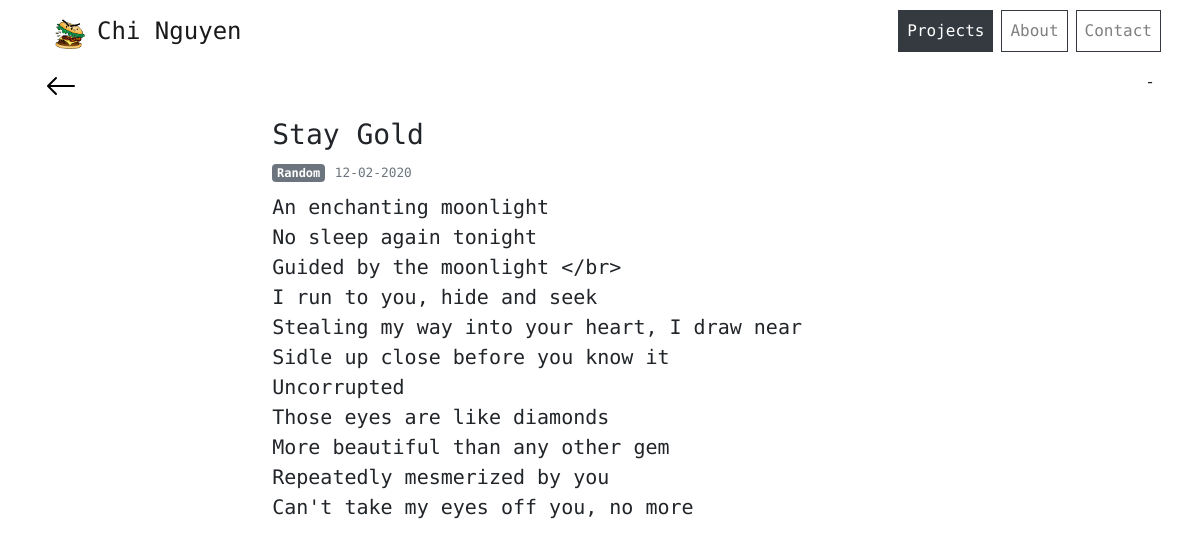
Screenshot of /blogs/2 with the database file from the repository.
### chiblog/Blog/blog_model.py (models this page shows, shortened)
class Blog(db.Model):
    id = db.Column(db.Integer, primary_key=True)
    title = db.Column(db.String(100), nullable=False)
    content = db.Column(db.Text, nullable=False)
    image = db.Column(db.String(20), nullable=True, default = 'default.jpg')
    created_at = db.Column(db.DateTime, nullable = False, default = datetime.utcnow)
    category_id = db.Column(db.Integer, db.ForeignKey('category.id'), nullable=False)
    category = db.relationship('Category', backref= db.backref('blogs', lazy=True))

class Category(db.Model):
    id = db.Column(db.Integer, primary_key=True)
    name = db.Column(db.String(20), default = 'story')

### chiblog/Blog/blog_routes.py (the view)
@blog.route("/blogs/<int:blog_id>")
def one_blog(blog_id):
    blog = Blog.query.get_or_404(blog_id)
    return render_template('oneblog.html', title=blog.title, blog=blog)

### chiblog/templates/oneblog.html (shortened to what this page needs)
{% extends "layout.html" %}
{% block content %}
<div class = "container-fluid padding">
<div class="row">
  <a href="{{ url_for('blog.blogs') }}" class="nohover">
    <svg width="2em" height="2em" viewBox="0 0 16 16" class="bi bi-arrow-left" fill="currentColor" xmlns="http://www.w3.org/2000/svg">
      <path fill-rule="evenodd" d="M15 8a.5.5 0 0 0-.5-.5H2.707l3.147-3.146a.5.5 0 1 0-.708-.708l-4 4a.5.5 0 0 0 0 .708l4 4a.5.5 0 0 0 .708-.708L2.707 8.5H14.5A.5.5 0 0 0 15 8z"/>
    </svg>
  </a>
  <div class="col-md-12 col-lg-8 mx-auto">
  <article class="mt-5 ml-3">
    <div class="media-body">
        <h3 class="mt-0">{{ blog.title }}</h3>
        <a href="{{ url_for('blog.category_blog', category = blog.category.name) }}" class="badge badge-secondary" aria-pressed="true">{{ blog.category.name.capitalize() }}</a>
        <small class="text-muted">{{ blog.created_at.strftime('%m-%d-%Y') }}</small>
        <p class="mt-2 lead article-content">{{ blog.content }}</p>
    </div>
  </article>
</div>-
</div>
</div>
{% endblock content %}

### chiblog/static/main.css (style rules this page uses)
body { font-family: "Ubuntu Mono", monospace; }
a { color: #000000; }
p { white-space: pre-line; }
.article-content { white-space: pre-line; }

### rows the page displays
Blog: title "Stay Gold", created_at "12-02-2020", content "An enchanting moonlight No sleep again tonight Guided by the moonlight </br> I run to you, hide and seek Stealing my way into your heart, I draw near Sidle up close before you know it Uncorrupted Those eyes are like diamonds More beautiful than any other gem Repeatedly mesmerized by you Can't take my eyes off you, no more"
Category: category.name "Random"
